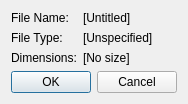
<?xml version="1.0" encoding="UTF-8"?>
<ui version="4.0">
 <class>imgAbout</class>
 <widget class="QDialog" name="imgAbout">
  <property name="geometry">
   <rect>
    <x>0</x>
    <y>0</y>
    <width>174</width>
    <height>98</height>
   </rect>
  </property>
  <property name="windowTitle">
   <string>Dialog</string>
  </property>
  <layout class="QFormLayout" name="formLayout">
   <item row="0" column="0">
    <widget class="QLabel" name="label">
     <property name="text">
      <string>File Name:</string>
     </property>
    </widget>
   </item>
   <item row="0" column="1">
    <widget class="QLabel" name="fname">
     <property name="text">
      <string>[Untitled]</string>
     </property>
    </widget>
   </item>
   <item row="1" column="0">
    <widget class="QLabel" name="label_2">
     <property name="text">
      <string>File Type:</string>
     </property>
    </widget>
   </item>
   <item row="1" column="1">
    <widget class="QLabel" name="ftype">
     <property name="text">
      <string>[Unspecified]</string>
     </property>
    </widget>
   </item>
   <item row="2" column="0">
    <widget class="QLabel" name="label_3">
     <property name="text">
      <string>Dimensions:</string>
     </property>
    </widget>
   </item>
   <item row="2" column="1">
    <widget class="QLabel" name="fsize">
     <property name="text">
      <string>[No size]</string>
     </property>
    </widget>
   </item>
   <item row="3" column="0" colspan="2">
    <widget class="QDialogButtonBox" name="buttonBox">
     <property name="orientation">
      <enum>Qt::Horizontal</enum>
     </property>
     <property name="standardButtons">
      <set>QDialogButtonBox::Cancel|QDialogButtonBox::Ok</set>
     </property>
    </widget>
   </item>
  </layout>
 </widget>
 <resources/>
 <connections>
  <connection>
   <sender>buttonBox</sender>
   <signal>accepted()</signal>
   <receiver>imgAbout</receiver>
   <slot>accept()</slot>
   <hints>
    <hint type="sourcelabel">
     <x>248</x>
     <y>254</y>
    </hint>
    <hint type="destinationlabel">
     <x>157</x>
     <y>274</y>
    </hint>
   </hints>
  </connection>
  <connection>
   <sender>buttonBox</sender>
   <signal>rejected()</signal>
   <receiver>imgAbout</receiver>
   <slot>reject()</slot>
   <hints>
    <hint type="sourcelabel">
     <x>316</x>
     <y>260</y>
    </hint>
    <hint type="destinationlabel">
     <x>286</x>
     <y>274</y>
    </hint>
   </hints>
  </connection>
 </connections>
</ui>
